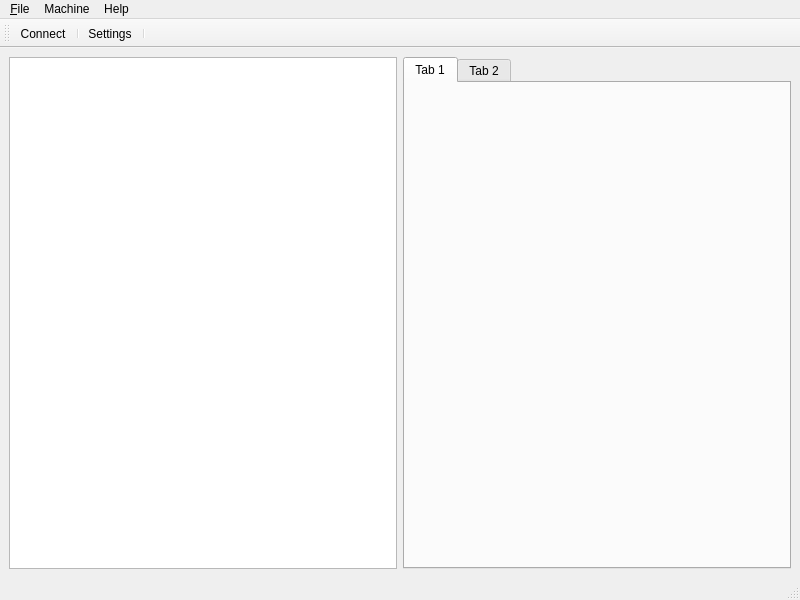
<?xml version="1.0" encoding="UTF-8"?>
<ui version="4.0">
 <class>MainWindow</class>
 <widget class="QMainWindow" name="MainWindow">
  <property name="geometry">
   <rect>
    <x>0</x>
    <y>0</y>
    <width>800</width>
    <height>600</height>
   </rect>
  </property>
  <property name="windowTitle">
   <string>MainWindow</string>
  </property>
  <widget class="QWidget" name="centralwidget">
   <layout class="QVBoxLayout" name="verticalLayout">
    <item>
     <layout class="QHBoxLayout" name="horizontalLayout">
      <item>
       <widget class="QListWidget" name="listWidget"/>
      </item>
      <item>
       <widget class="QTabWidget" name="tabWidget">
        <widget class="QWidget" name="tab">
         <attribute name="title">
          <string>Tab 1</string>
         </attribute>
        </widget>
        <widget class="QWidget" name="tab_2">
         <attribute name="title">
          <string>Tab 2</string>
         </attribute>
        </widget>
       </widget>
      </item>
     </layout>
    </item>
   </layout>
  </widget>
  <widget class="QMenuBar" name="menubar">
   <property name="geometry">
    <rect>
     <x>0</x>
     <y>0</y>
     <width>800</width>
     <height>22</height>
    </rect>
   </property>
   <widget class="QMenu" name="menuFile">
    <property name="title">
     <string>&amp;File</string>
    </property>
   </widget>
   <widget class="QMenu" name="menuMachine">
    <property name="title">
     <string>Machine</string>
    </property>
   </widget>
   <widget class="QMenu" name="menuHelp">
    <property name="title">
     <string>Help</string>
    </property>
   </widget>
   <addaction name="menuFile"/>
   <addaction name="menuMachine"/>
   <addaction name="menuHelp"/>
  </widget>
  <widget class="QStatusBar" name="statusbar"/>
  <widget class="QToolBar" name="toolBar">
   <property name="windowTitle">
    <string>toolBar</string>
   </property>
   <property name="iconSize">
    <size>
     <width>32</width>
     <height>32</height>
    </size>
   </property>
   <property name="toolButtonStyle">
    <enum>Qt::ToolButtonTextUnderIcon</enum>
   </property>
   <attribute name="toolBarArea">
    <enum>TopToolBarArea</enum>
   </attribute>
   <attribute name="toolBarBreak">
    <bool>false</bool>
   </attribute>
   <addaction name="actionConnect"/>
   <addaction name="separator"/>
   <addaction name="actionSettings"/>
   <addaction name="separator"/>
  </widget>
  <action name="actionConnect">
   <property name="checkable">
    <bool>true</bool>
   </property>
   <property name="icon">
    <iconset>
     <normaloff>resources/connect_32px.png</normaloff>resources/connect_32px.png</iconset>
   </property>
   <property name="text">
    <string>Connect</string>
   </property>
   <property name="toolTip">
    <string>Connect to remote vbox host</string>
   </property>
  </action>
  <action name="actionSettings">
   <property name="checkable">
    <bool>true</bool>
   </property>
   <property name="icon">
    <iconset>
     <normaloff>resources/vm_settings_32px.png</normaloff>resources/vm_settings_32px.png</iconset>
   </property>
   <property name="text">
    <string>Settings</string>
   </property>
   <property name="toolTip">
    <string>vm settings</string>
   </property>
  </action>
 </widget>
 <resources/>
 <connections/>
</ui>
